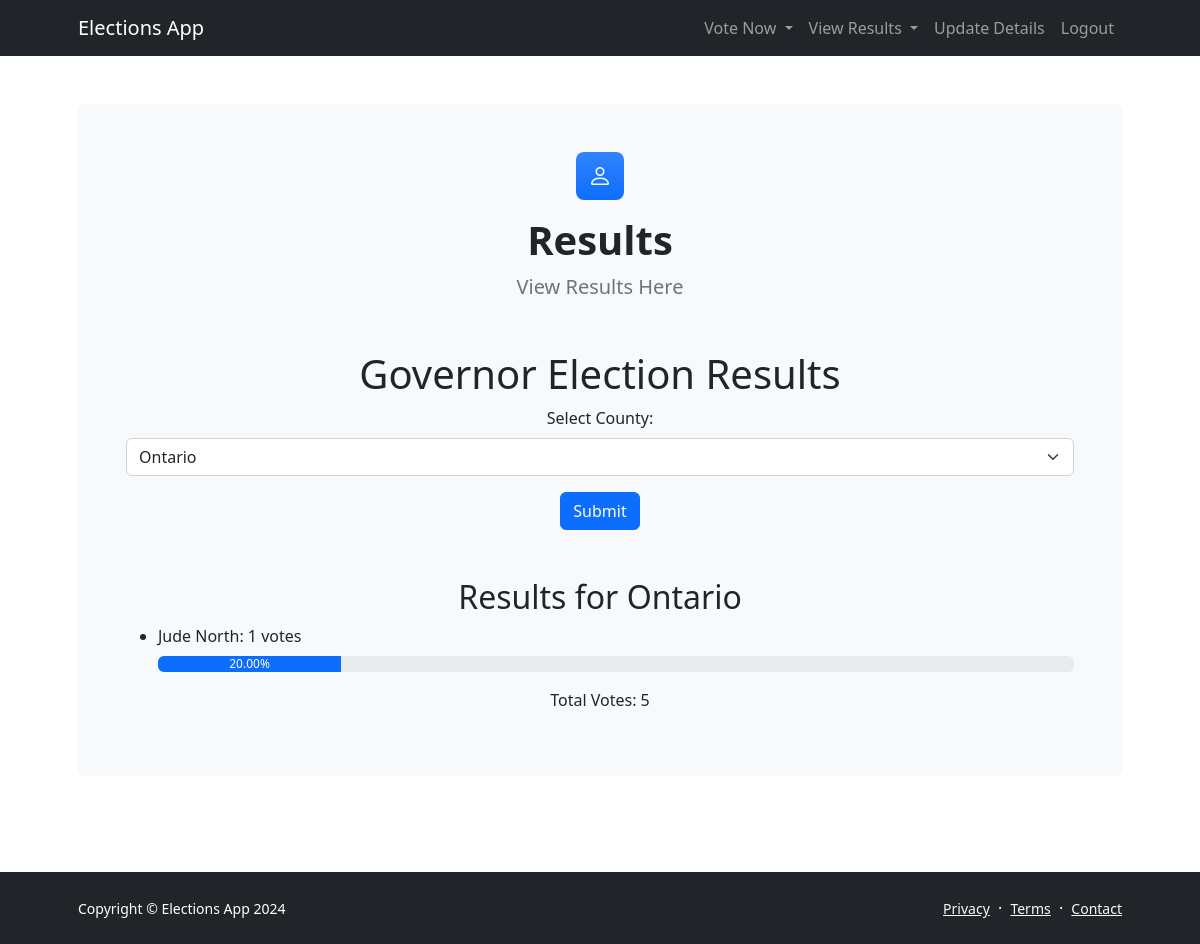
Before: /results/governor (signed in) with the older database file.
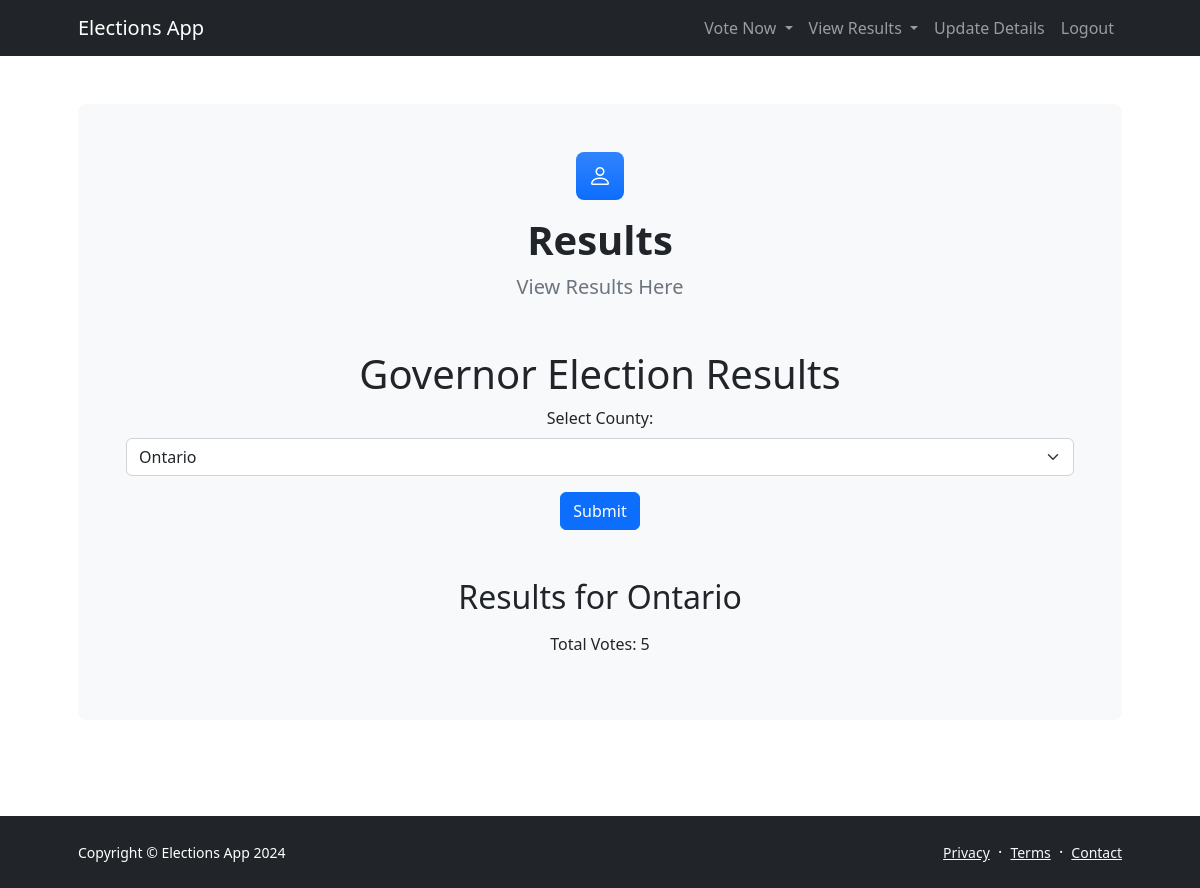
After: the same page with the newer database file.
### app/models.py (models this page shows)
class Voter(db.Model):
    id = db.Column(db.Integer, primary_key=True)
    national_id = db.Column(db.String(20), unique=True, nullable=False)
    county = db.Column(db.String(100), nullable=False)
    name = db.Column(db.String(100), nullable=False)
    phone_number = db.Column(db.String(20), nullable=True)
    email = db.Column(db.String(100), nullable=True)
    password_hash = db.Column(db.String(128))  # New field for storing hashed passwords
    votes_president = db.relationship('Vote_president', backref='voter', lazy=True)
    votes_governor = db.relationship('Vote_governor', backref='voter', lazy=True)

class Governor(db.Model):
    id = db.Column(db.Integer, primary_key=True)
    national_id = db.Column(db.String(20), unique=True, nullable=False)
    name = db.Column(db.String(100), nullable=False)
    party_name = db.Column(db.String(100), nullable=False)
    county = db.Column(db.String(50), nullable=False)
    party_color = Column(String(20), nullable=False)

### app/routes.py (the view)
@app.route('/results/governor', methods=['GET', 'POST'])
def governor_election_results():
    counties = db.session.query(Voter.county).distinct().all()  # Get distinct counties
    print(counties)
    if request.method == 'POST':
        selected_county = request.form.get('county')
        if selected_county:
            governor_results = db.session.query(Governor.name, func.count(Vote_governor.id)) \
                .join(Vote_governor, Governor.id == Vote_governor.governor_id) \
                .join(Voter, Voter.id == Vote_governor.voter_id) \
                .filter(Voter.county == selected_county) \
                .group_by(Governor.name).all()
            total_votes = db.session.query(func.count(Vote_governor.id)) \
                .join(Voter, Voter.id == Vote_governor.voter_id) \
                .filter(Voter.county == selected_county).scalar()
            return render_template('governor_results.html', governor_results=governor_results, total_votes=total_votes, selected_county=selected_county, counties=counties)
    else:
        if 'voter_logged_in' in session:
            national_id = session.get('national_id')
            try:
                voter = Voter.query.filter_by(national_id=national_id).one()
                selected_county = voter.county
            except NoResultFound:
                flash('No voter found with the provided national ID.', 'error')
                return redirect(url_for('home'))
        else:
            flash('You need to be logged in to view results.', 'error')
            return redirect(url_for('voter_login'))
        governor_results = db.session.query(Governor.name, func.count(Vote_governor.id)) \
            .join(Vote_governor, Governor.id == Vote_governor.governor_id) \
            .join(Voter, Voter.id == Vote_governor.voter_id) \
            .filter(Voter.county == selected_county) \
            .group_by(Governor.name).all()
        total_votes = db.session.query(func.count(Vote_governor.id)) \
            .join(Voter, Voter.id == Vote_governor.voter_id) \
            .filter(Voter.county == selected_county).scalar()
        return render_template('governor_results.html', governor_results=governor_results, total_votes=total_votes, selected_county=selected_county, counties=counties)

### app/templates/governor_results.html (shortened to what this page needs)
<!DOCTYPE html>
<html lang="en">
<head>
    <link href="https://cdn.jsdelivr.net/npm/bootstrap@5.2.3/dist/css/bootstrap.min.css" rel="stylesheet">
    <link href="https://cdn.jsdelivr.net/npm/bootstrap-icons@1.5.0/font/bootstrap-icons.css" rel="stylesheet">
    <link href="{{ url_for('static', filename='css/styles.css') }}" rel="stylesheet" />
</head>
<body class="d-flex flex-column">
    <main class="flex-shrink-0">
        <nav class="navbar navbar-expand-lg navbar-dark bg-dark">
            <div class="container px-5">
                <a class="navbar-brand" href="{{ url_for('home') }}">Elections App</a>
                <div class="collapse navbar-collapse" id="navbarSupportedContent">
                    <ul class="navbar-nav ms-auto mb-2 mb-lg-0">
                        <li class="nav-item dropdown">
                            <a class="nav-link dropdown-toggle" href="#" id="navbarDropdown" role="button" data-bs-toggle="dropdown" aria-expanded="false">
                                Vote Now
                            </a>
                        </li>
                        <li class="nav-item dropdown">
                            <a class="nav-link dropdown-toggle" href="#" id="navbarDropdown" role="button" data-bs-toggle="dropdown" aria-expanded="false">
                                View Results
                            </a>
                        </li>
                        <li class="nav-item"><a class="nav-link" href="{{ url_for('update_voter', national_id='ENTER_NATIONAL_ID_HERE') }}">Update Details</a></li>
                        <li class="nav-item"><a class="nav-link" href="/voter/logout">Logout</a></li>
                    </ul>
                </div>
            </div>
        </nav>
        <section class="py-5 d-flex justify-content-center align-items-center">
            <div class="container px-5">
                <div class="bg-light rounded-3 py-5 px-4 px-md-5 mb-5">
                    <div class="text-center mb-5">
                        <div class="feature bg-primary bg-gradient text-white rounded-3 mb-3"><i class="bi bi-person"></i></div>
                        <h1 class="fw-bolder">Results</h1>
                        <p class="lead fw-normal text-muted mb-0">View Results Here</p>
                    </div>
                    <h1 class="text-center">Governor Election Results</h1>
                    <form method="post" action="{{ url_for('governor_election_results') }}" class="text-center">
                        <label for="county" class="form-label">Select County:</label>
                        <select class="form-select" id="county" name="county">
                            {% for county in counties %}
                                <option value="{{ county[0] }}" {% if county[0] == selected_county %}selected{% endif %}>{{ county[0] }}</option>
                            {% endfor %}
                        </select>
                        <button type="submit" class="btn btn-primary mt-3">Submit</button>
                    </form>
                    <h2 class="mt-5 text-center">Results for {{ selected_county }}</h2>
                    <div>
                        <ul>
                            {% for result in governor_results %}
                                <li>{{ result[0] }}: {{ result[1] }} votes</li>
                                <div class="progress mt-2">
                                    <div class="progress-bar" role="progressbar" style="width: {{ (result[1]/total_votes)*100 }}%" aria-valuenow="{{ (result[1]/total_votes)*100 }}" aria-valuemin="0" aria-valuemax="100">
                                        {{ '%.2f' % ((result[1]/total_votes)*100) }}%
                                    </div>
                                </div>
                            {% endfor %}
                        </ul>
                        <p class="text-center mt-3">Total Votes: {{ total_votes }}</p>
                    </div>
                </div>
            </div>
        </section>
    </main>
    <footer class="bg-dark py-4 mt-auto">
        <div class="container px-5">
            <div class="row align-items-center justify-content-between flex-column flex-sm-row">
                <div class="col-auto"><div class="small m-0 text-white">Copyright &copy; Elections App 2024</div></div>
                <div class="col-auto">
                    <a class="link-light small" href="#!">Privacy</a>
                    <span class="text-white mx-1">&middot;</span>
                    <a class="link-light small" href="#!">Terms</a>
                    <span class="text-white mx-1">&middot;</span>
                    <a class="link-light small" href="#!">Contact</a>
                </div>
            </div>
        </div>
    </footer>
</body>
</html>

Changed rows visible on the page:
removed Governor: name "Jude North", result "1", {{ (result[1]/total_votes)*100 }} 20.0 (drawn), value "20.00"
